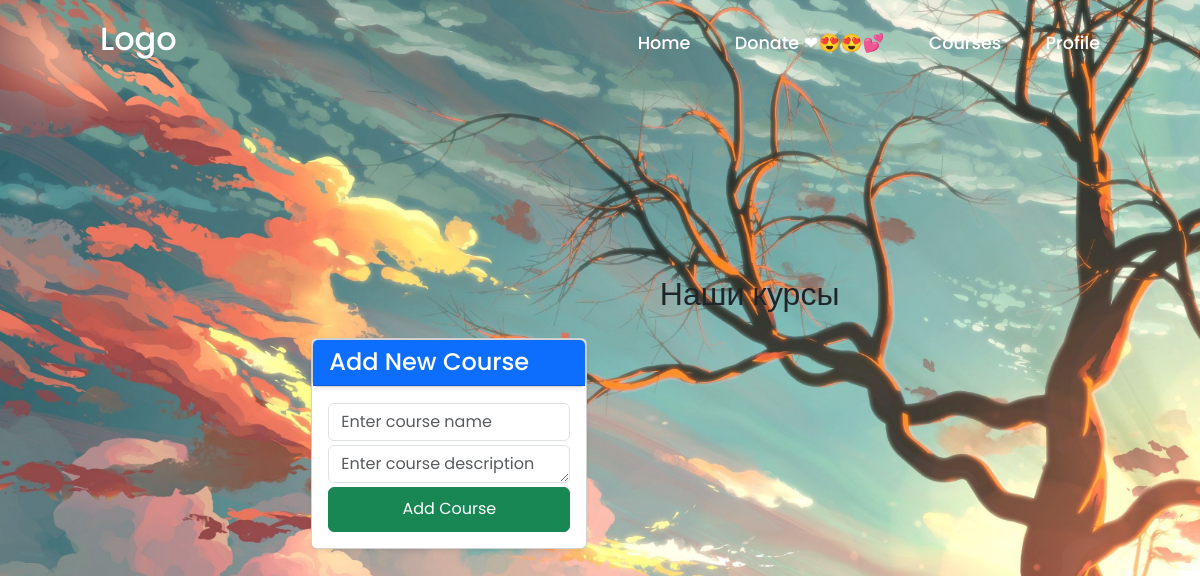
The app's page /courses/ (signed in), older data.
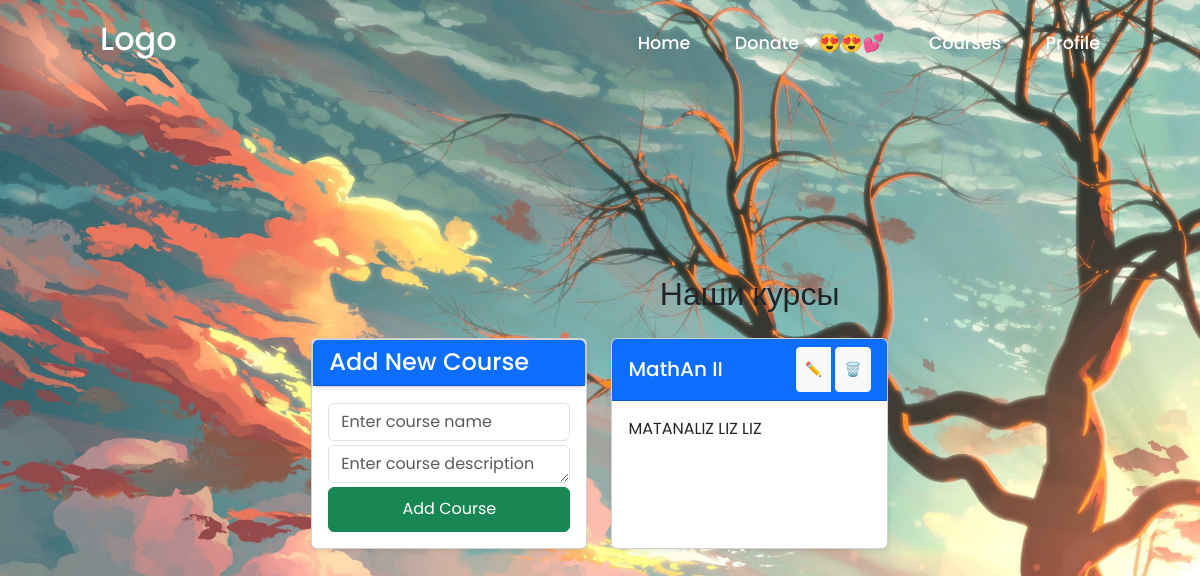
The same page, newer data.
### testproject/models.py (models this page shows)
class Courses(models.Model):
    course_id = models.IntegerField()
    name = models.CharField(max_length=20)
    description = models.TextField()
    user_id = models.IntegerField()

### testproject/views.py (the view, shortened to what this page needs)
# urls.py: path('courses/', views.courses, name='courses'),
def courses (request):
    return render (request, "courses.html", { "courses": Courses.objects.filter(user_id=auth.get_user(request).user_id), "form": AddCourseForm })

### templates/courses.html (shortened to what this page needs)
{% extends "base.html" %}
{% block content %}
<div class="container mt-5">
    <h2 class="mb-4 text-center">Наши курсы</h2>
    <div class="row">
        <div class="col-md-4 mb-4">
            <div class="card h-100 shadow-sm">
                <div class="row justify-content-center">
                    <div class="col-md-12">
                        <div class="card shadow-sm">
                            <div class="card-header bg-primary text-white">
                                <h4 class="mb-0">Add New Course</h4>
                            </div>
                        </div>
                    </div>
                </div>
                <div class="card-body">
                    <form method="POST">
                        <div class="mb-1">
                            {{ form.name }}
                        </div>
                        <div class="mb-1">
                            {{ form.description }}
                        </div>
                            <button type="submit" name="add_course" class="btn btn-success">Add Course</button>
                    </form>
                </div>
            </div>
        </div>
        {% for c in courses %}
        <div class="col-md-4 mb-4">
            <div class="card h-100 shadow-sm">
                <a href="{% url 'course' c.course_id %}" class="nav-link text-white">
                <div class="card-header bg-primary text-white d-flex justify-content-between align-items-center">
                    <h5 class="mb-0 me-3" id="title-{{ c.id }}">{{ c.name }}</h5>
                    <div class="btn-group">
                        <button type="button" onclick="enableEdit({{ c.id }})" class="btn btn-sm btn-light">✏️</button>
                        <form method="post" class="d-inline ms-1" onsubmit="return confirmDelete();">
                            <button type="submit" name="delete_course" value="{{ c.id }}" class="btn btn-sm btn-light">🗑️</button>
                        </form>
                    </div>
                </div>
                </a>
                <div class="card-body">
                    <p class="card-text" id="desc-{{ c.id }}">{{ c.description }}</p>
                </div>
            </div>
</div>
        {% endfor %}
    </div>
</div>
{% endblock %}

### templates/base.html (shortened to what this page needs)
<!doctype html>
<html lang="en">
{% load static %}
  <head>
    <link rel="stylesheet" href="{% static 'css/index.css' %}">
    <link href="https://cdn.jsdelivr.net/npm/bootstrap@5.3.6/dist/css/bootstrap.min.css" rel="stylesheet">
  </head>
  <body>
    <header>
      <h2 class="logo">Logo</h2>
        <nav class="navigation">
          <a href="{% url 'index' %}">Home</a>
          <a href="{% url 'donat' %}">Donate ❤😍😍💕</a>
          {% if not user.is_authenticated %}
          <button class="btnLogin-popup">Login</button>
          {% else %}
          <a href="{% url 'courses' %}">Courses</a>
          <a href="#">Profile</a>
          {% endif %}
        </nav>
    </header>
    {% block content %}{% endblock %}
</body>
</html>

### static/css/index.css (style rules this page uses)
* { margin: 0; padding: 0; box-sizing: border-box; font-family: 'Poppins', sans-serif; }
body { display: flex; justify-content: center; align-items: center; min-height: 100vh; background: url('../assets/img/bg.jpg') no-repeat; background-size: cover; background-position: center; }
header { position: fixed; top: 0; left: 0; width: 100%; padding: 20px 100px; background: transparent; display: flex; align-items: center; justify-content: space-between; z-index: 100; }
header .logo { font-size: 2em; color: #fff; user-select: none; }
.navigation a { position: relative; font-size: 1.1em; color: #fff; text-decoration: none; margin-left: 40px; font-weight: 500; }
.navigation a::after { content: ''; position: absolute; left: 0; bottom: -6px; width: 100%; height: 3px; background: #fff; border-radius: 5px; transform-origin: right; transform: scale(0); transition: transform .5s; }
.btn { width: 100%; height: 45px; background: #162938; border: none; outline: none; border-radius: 6px; cursor: pointer; font-size: 1em; color: #fff; font-weight: 500; }

Row changes from the older to the newer data that the page shows:
added Courses: name "MathAn II", {{ c.id }} 1 (drawn), description "MATANALIZ LIZ LIZ"
